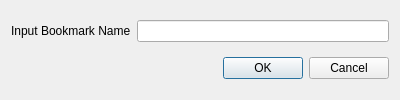
<?xml version="1.0" encoding="UTF-8"?>
<ui version="4.0">
    <class>Dialog</class>
    <widget class="QDialog" name="Dialog">
        <property name="geometry">
            <rect>
                <x>0</x>
                <y>0</y>
                <width>400</width>
                <height>100</height>
            </rect>
        </property>
        <property name="windowTitle">
            <string>Dialog</string>
        </property>
        <layout class="QHBoxLayout" name="horizontalLayout_2">
            <item>
                <layout class="QVBoxLayout" name="verticalLayout">
                    <item>
                        <layout class="QHBoxLayout" name="horizontalLayout">
                            <item>
                                <widget class="QLabel" name="label">
                                    <property name="sizePolicy">
                                        <sizepolicy hsizetype="Preferred" vsizetype="Preferred">
                                            <horstretch>0</horstretch>
                                            <verstretch>0</verstretch>
                                        </sizepolicy>
                                    </property>
                                    <property name="text">
                                        <string>Input Bookmark Name</string>
                                    </property>
                                </widget>
                            </item>
                            <item>
                                <widget class="QLineEdit" name="BookmarkNameEdit"/>
                            </item>
                        </layout>
                    </item>
                    <item>
                        <widget class="QDialogButtonBox" name="buttonBox">
                            <property name="orientation">
                                <enum>Qt::Horizontal</enum>
                            </property>
                            <property name="standardButtons">
                                <set>QDialogButtonBox::Cancel|QDialogButtonBox::Ok</set>
                            </property>
                        </widget>
                    </item>
                </layout>
            </item>
        </layout>
    </widget>
    <resources/>
    <connections>
        <connection>
            <sender>buttonBox</sender>
            <signal>accepted()</signal>
            <receiver>Dialog</receiver>
            <slot>accept()</slot>
            <hints>
                <hint type="sourcelabel">
                    <x>248</x>
                    <y>254</y>
                </hint>
                <hint type="destinationlabel">
                    <x>157</x>
                    <y>274</y>
                </hint>
            </hints>
        </connection>
        <connection>
            <sender>buttonBox</sender>
            <signal>rejected()</signal>
            <receiver>Dialog</receiver>
            <slot>reject()</slot>
            <hints>
                <hint type="sourcelabel">
                    <x>316</x>
                    <y>260</y>
                </hint>
                <hint type="destinationlabel">
                    <x>286</x>
                    <y>274</y>
                </hint>
            </hints>
        </connection>
    </connections>
</ui>
